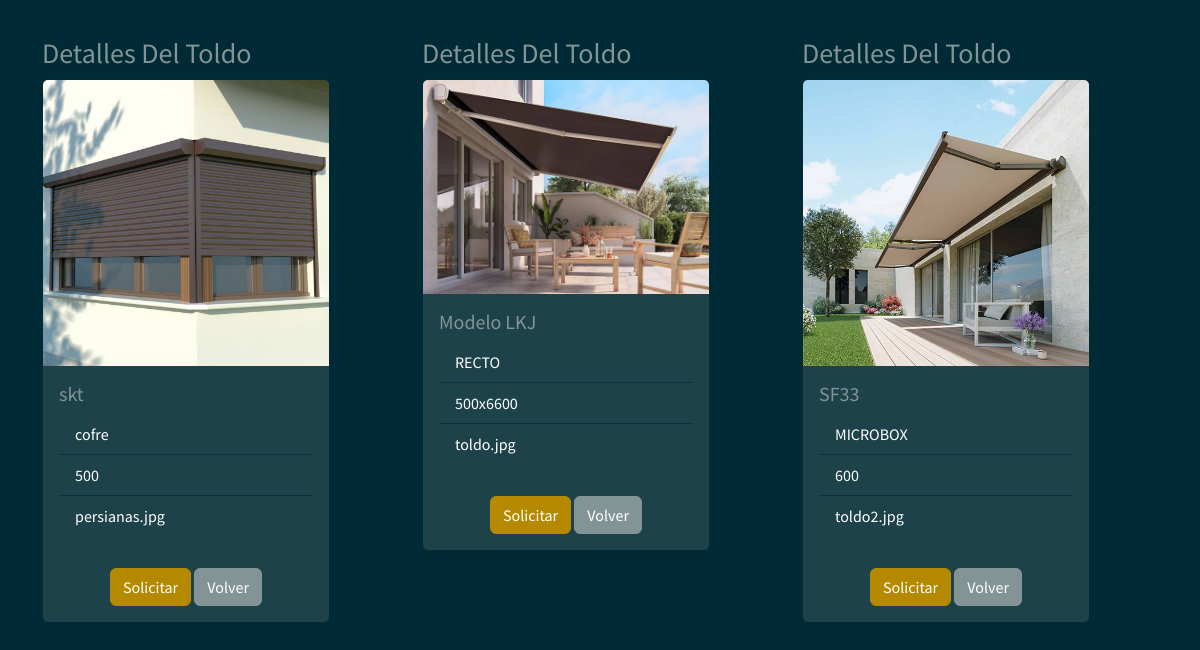
/toldo_user (signed in, lower part), run on an earlier commit of the app's database.
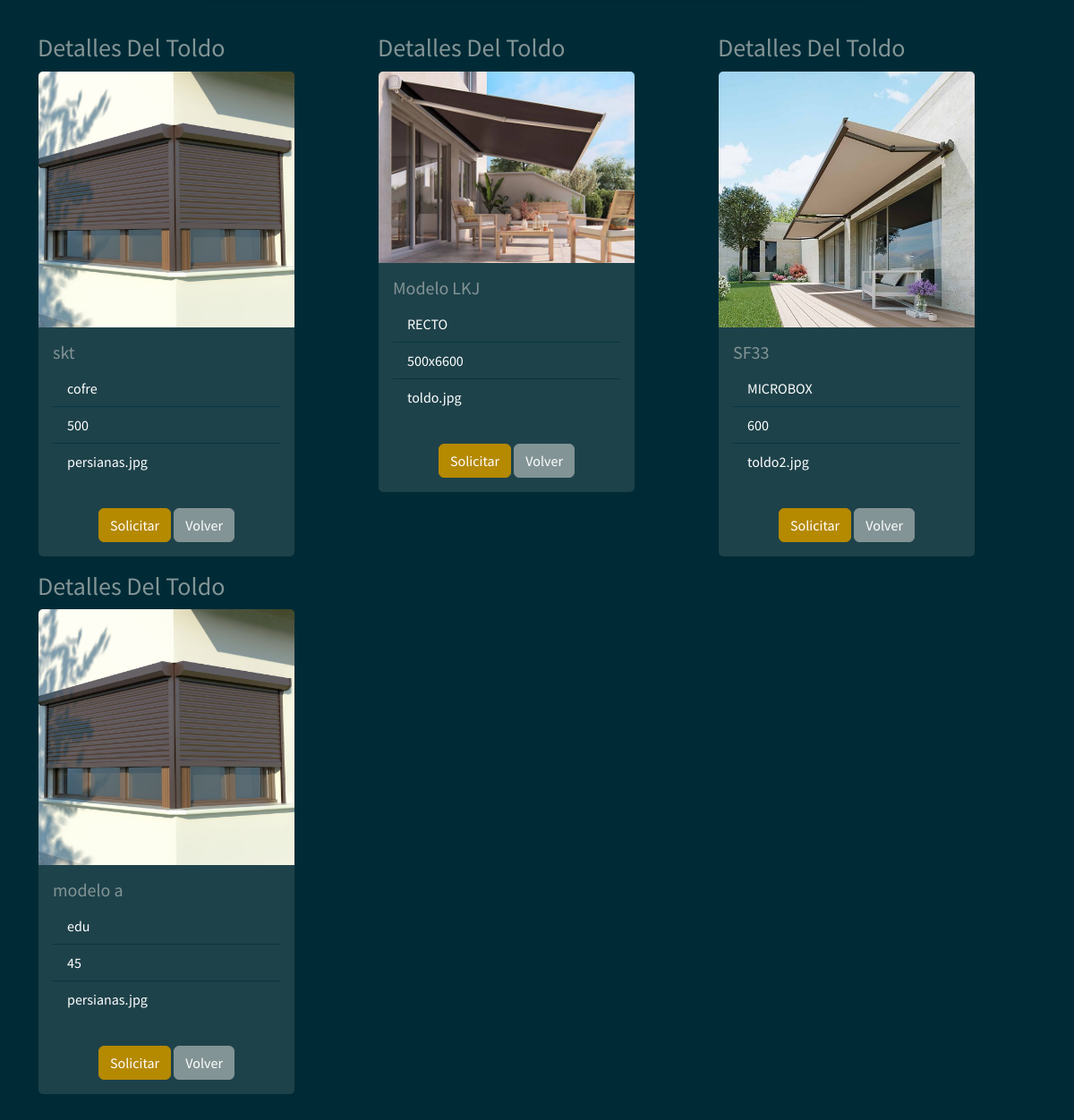
And on a later commit of the database.
### myapp/models.py (models this page shows)
    class Toldo(db.Model):
        __tablename__ = "Toldo"  # Nombre de la tabla que se crea
        Toldo_id = db.Column("toldo_id", db.Integer, Sequence(
            'toldo_id_seq'),  primary_key=True)
        Modelo = db.Column(db.String(20))
        Tipo = db.Column(db.String(30))
        Dimensiones = db.Column(db.String(30))
        Imagen = db.Column(db.String(30))

### myapp/views.py (the view)
    @app.route("/toldo_user", methods=["GET", "POST"])
    def toldo_user():
        list_toldo = db_access["list_toldos"]
        toldos = list_toldo()
        usuario = session['usuario']
        usu = usuario
        return render_template("user/toldos_user.html", toldos=toldos, usu=usu)

### myapp/templates/user/toldos_user.html (shortened to what this page needs)
<!DOCTYPE html>
<html>
<head>
    <link href="https://cdn.jsdelivr.net/npm/bootstrap@5.1.3/dist/css/bootstrap.min.css" rel="stylesheet"
>
    <link rel="stylesheet" href="../static/style/bootstrap.min(8).css">
    <link href="https://cdnjs.cloudflare.com/ajax/libs/font-awesome/4.0.3/css/font-awesome.css" rel="stylesheet">
</head>
<body>
    {% include 'includes/navbar_user.html' %}
    <section class="pt-5 pb-5">
        <div class="container">
            <div class="row mt-5">
                {% for toldo in toldos %}
                <div class="col-4">
                    <p class="list-group">
                    <h3>Detalles Del Toldo</h3>
                    <div class="card" style="width: 18rem;">
                        <img src="../static/style/img/{{toldo.Imagen}}" class="card-img-top" alt="...">
                        <div class="card-body">
                            <h5 class="card-title">
                                {{toldo.Modelo}}
                            </h5>
                            <ul class="list-group list-group-flush">
                                <li class="list-group-item">
                                    {{toldo.Tipo}}
                                </li>
                                <li class="list-group-item">
                                    {{toldo.Dimensiones}}
                                </li>
                                <li class="list-group-item">
                                    {{toldo.Imagen}}
                                </li>
                            </ul>
                        </div>
                        <div class="card-body mx-auto">
                            <a class="btn btn-primary" href="/details_toldo/{{toldo.Toldo_id}}">Solicitar</a>
                            <a class="btn btn-secondary" href="#">Volver</a>
                        </div>
                    </div>
                    </p>
                </div>
                {% endfor %}
            </div>
        </div>
    </section>
</body>
</html>

What changed in the data, as far as the page shows it:
added Toldo: Imagen (picture), Modelo "modelo a", Tipo "edu", Dimensiones "45", Imagen "persianas.jpg"
